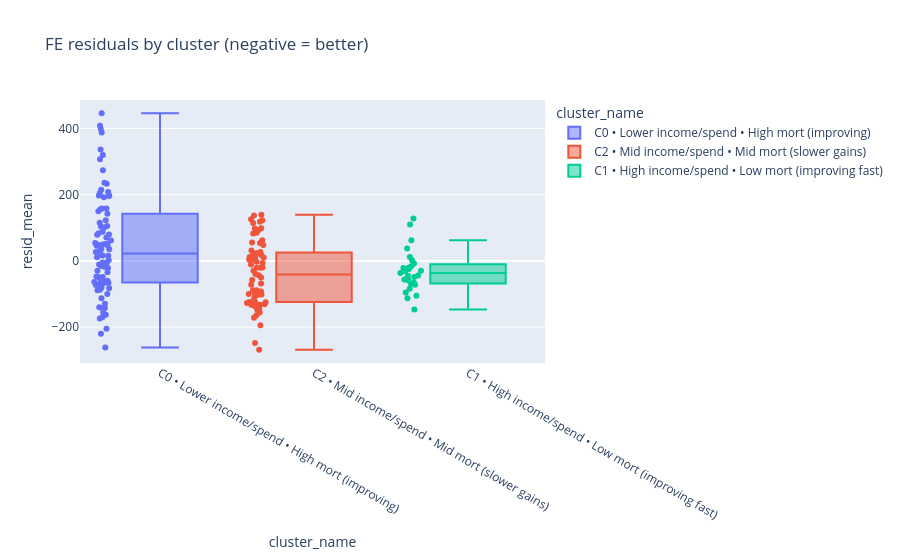
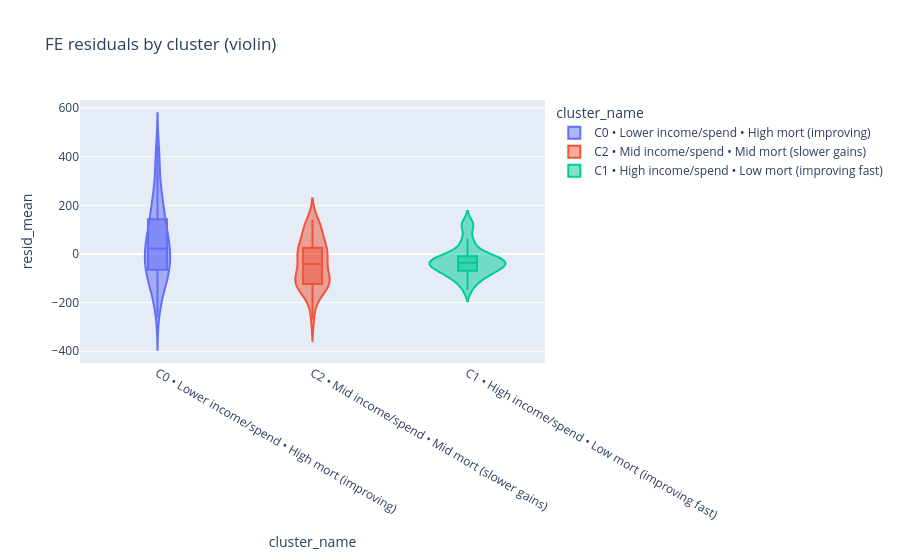

Notebook code cell kept with these figures, in order:
### Markdown cell above
### 2) Residuals (FE) by cluster — box & violin + top/bottom labels

### Code cell
# Tiny-island flag (for sensitivity notes)
TINY = {"WSM","FSM","KIR","FJI","VUT","SLB","NRU","TON","ATG","GRD","DMA","BRB","STP","MDV","MHL","PLW"}

# Mean residual per country + cluster join
country_resid = (modelA.groupby("Country")[resid_col]
                 .mean()
                 .to_frame("resid_mean")
                 .join(feats[["cluster","cluster_name"]], how="left")
                 .dropna())
country_resid["tiny_island"] = country_resid.index.isin(TINY)

# Box + violin
fig_box = px.box(country_resid, x="cluster_name", y="resid_mean", points="all",
                 color="cluster_name", title="FE residuals by cluster (negative = better)")
fig_violin = px.violin(country_resid, x="cluster_name", y="resid_mean", box=True, points=False,
                       color="cluster_name", title="FE residuals by cluster (violin)")
fig_box.write_html("artifacts/residuals_box_by_cluster.html")
fig_violin.write_html("artifacts/residuals_violin_by_cluster.html")
display(fig_box), display(fig_violin)

# Top/bottom 3 per cluster (CSV)
topbot = (country_resid.sort_values(["cluster","resid_mean"])
          .groupby("cluster", group_keys=False)
          .apply(lambda g: pd.concat([g.head(3), g.tail(3)])))
topbot.to_csv("artifacts/cluster_residual_topbottom3.csv")
topbot.head(12)

### Figure 1 — Plotly figure (JSON) as saved in the notebook; plotly's stock layout.template omitted (floating-point values rounded to 4 significant figures)
{"data": [{"alignmentgroup": "True", "boxpoints": "all", "hovertemplate": "cluster_name=%{x}<br>resid_mean=%{y}<extra></extra>", "legendgroup": "C0 • Lower income/spend • High mort (improving)", "marker": {"color": "#636efa"}, "name": "C0 • Lower income/spend • High mort (improving)", "notched": false, "offsetgroup": "C0 • Lower income/spend • High mort (improving)", "orientation": "v", "showlegend": true, "type": "box", "x": ["C0 • Lower income/spend • High mort (improving)", "C0 • Lower income/spend • High mort (improving)", "C0 • Lower income/spend • High mort (improving)", "C0 • Lower income/spend • High mort (improving)", "C0 • Lower income/spend • High mort (improving)", "C0 • Lower income/spend • High mort (improving)", "C0 • Lower income/spend • High mort (improving)", "C0 • Lower income/spend • High mort (improving)", "C0 • Lower income/spend • High mort (improving)", "C0 • Lower income/spend • High mort (improving)", "C0 • Lower income/spend • High mort (improving)", "C0 • Lower income/spend • High mort (improving)", "C0 • Lower income/spend • High mort (improving)", "C0 • Lower income/spend • High mort (improving)", "C0 • Lower income/spend • High mort (improving)", "C0 • Lower income/spend • High mort (improving)", "C0 • Lower income/spend • High mort (improving)", "C0 • Lower income/spend • High mort (improving)", "C0 • Lower income/spend • High mort (improving)", "C0 • Lower income/spend • High mort (improving)", "C0 • Lower income/spend • High mort (improving)", "C0 • Lower income/spend • High mort (improving)", "C0 • Lower income/spend • High mort (improving)", "C0 • Lower income/spend • High mort (improving)", "C0 • Lower income/spend • High mort (improving)", "C0 • Lower income/spend • High mort (improving)", "C0 • Lower income/spend • High mort (improving)", "C0 • Lower income/spend • High mort (improving)", "C0 • Lower income/spend • High mort (improving)", "C0 • Lower income/spend • High mort (improving)", "C0 • Lower income/spend • High mort (improving)", "C0 • Lower income/spend • High mort (improving)", "C0 • Lower income/spend • High mort (improving)", "C0 • Lower income/spend • High mort (improving)", "C0 • Lower income/spend • High mort (improving)", "C0 • Lower income/spend • High mort (improving)", "C0 • Lower income/spend • High mort (improving)", "C0 • Lower income/spend • High mort (improving)", "C0 • Lower income/spend • High mort (improving)", "C0 • Lower income/spend • High mort (improving)", "C0 • Lower income/spend • High mort (improving)", "C0 • Lower income/spend • High mort (improving)", "C0 • Lower income/spend • High mort (improving)", "C0 • Lower income/spend • High mort (improving)", "C0 • Lower income/spend • High mort (improving)", "C0 • Lower income/spend • High mort (improving)", "C0 • Lower income/spend • High mort (improving)", "C0 • Lower income/spend • High mort (improving)", "C0 • Lower income/spend • High mort (improving)", "C0 • Lower income/spend • High mort (improving)", "C0 • Lower income/spend • High mort (improving)", "C0 • Lower income/spend • High mort (improving)", "C0 • Lower income/spend • High mort (improving)", "C0 • Lower income/spend • High mort (improving)", "C0 • Lower income/spend • High mort (improving)", "C0 • Lower income/spend • High mort (improving)", "C0 • Lower income/spend • High mort (improving)", "C0 • Lower income/spend • High mort (improving)", "C0 • Lower income/spend • High mort (improving)", "C0 • Lower income/spend • High mort (improving)", "C0 • Lower income/spend • High mort (improving)", "C0 • Lower income/spend • High mort (improving)", "C0 • Lower income/spend • High mort (improving)", "C0 • Lower income/spend • High mort (improving)", "C0 • Lower income/spend • High mort (improving)", "C0 • Lower income/spend • High mort (improving)", "C0 • Lower income/spend • High mort (improving)", "C0 • Lower income/spend • High mort (improving)", "C0 • Lower income/spend • High mort (improving)", "C0 • Lower income/spend • High mort (improving)", "C0 • Lower income/spend • High mort (improving)", "C0 • Lower income/spend • High mort (improving)", "C0 • Lower income/spend • High mort (improving)", "C0 • Lower income/spend • High mort (improving)", "C0 • Lower income/spend • High mort (improving)", "C0 • Lower income/spend • High mort (improving)", "C0 • Lower income/spend • High mort (improving)", "C0 • Lower income/spend • High mort (improving)", "C0 • Lower income/spend • High mort (improving)", "C0 • Lower income/spend • High mort (improving)", "C0 • Lower income/spend • High mort (improving)", "C0 • Lower income/spend • High mort (improving)", "C0 • Lower income/spend • High mort (improving)", "C0 • Lower income/spend • High mort (improving)", "C0 • Lower income/spend • High mort (improving)", "C0 • Lower income/spend • High mort (improving)"], "x0": " ", "xaxis": "x", "y": [207.8, 30.59, 87.72, 61.75, -129.0, -82.37, -34.24, -205.0, 235.9, 155.6, -72.63, -142.0, 101.0, 122.5, -10.72, 17.79, -70.77, 35.23, -63.48, -48.71, 204.3, 105.4, -261.5, 398.2, 408.2, 83.64, 150.3, -15.02, -61.13, -99.73, -4.502, 10.84, 142.2, 192.3, 51.46, 196.0, -142.0, 26.59, 36.03, 446.2, 48.37, -112.7, 336.1, 15.47, 158.5, -59.8, -67.45, 1.834, 215.2, 50.43, -162.4, -66.34, -18.08, 79.17, -173.8, -155.8, -169.9, 53.8, 47.11, 197.7, -88.52, -87.24, -65.12, 307.1, -48.26, 45.8, -62.61, 387.6, 70.52, -64.91, 16.18, -80.77, 158.0, 79.96, -219.6, -140.3, 115.5, 274.0, -4.505, -30.03, 320.2, 197.6, -21.33, 103.8, -46.7, 233.3], "y0": " ", "yaxis": "y"}, {"alignmentgroup": "True", "boxpoints": "all", "hovertemplate": "cluster_name=%{x}<br>resid_mean=%{y}<extra></extra>", "legendgroup": "C2 • Mid income/spend • Mid mort (slower gains)", "marker": {"color": "#EF553B"}, "name": "C2 • Mid income/spend • Mid mort (slower gains)", "notched": false, "offsetgroup": "C2 • Mid income/spend • Mid mort (slower gains)", "orientation": "v", "showlegend": true, "type": "box", "x": ["C2 • Mid income/spend • Mid mort (slower gains)", "C2 • Mid income/spend • Mid mort (slower gains)", "C2 • Mid income/spend • Mid mort (slower gains)", "C2 • Mid income/spend • Mid mort (slower gains)", "C2 • Mid income/spend • Mid mort (slower gains)", "C2 • Mid income/spend • Mid mort (slower gains)", "C2 • Mid income/spend • Mid mort (slower gains)", "C2 • Mid income/spend • Mid mort (slower gains)", "C2 • Mid income/spend • Mid mort (slower gains)", "C2 • Mid income/spend • Mid mort (slower gains)", "C2 • Mid income/spend • Mid mort (slower gains)", "C2 • Mid income/spend • Mid mort (slower gains)", "C2 • Mid income/spend • Mid mort (slower gains)", "C2 • Mid income/spend • Mid mort (slower gains)", "C2 • Mid income/spend • Mid mort (slower gains)", "C2 • Mid income/spend • Mid mort (slower gains)", "C2 • Mid income/spend • Mid mort (slower gains)", "C2 • Mid income/spend • Mid mort (slower gains)", "C2 • Mid income/spend • Mid mort (slower gains)", "C2 • Mid income/spend • Mid mort (slower gains)", "C2 • Mid income/spend • Mid mort (slower gains)", "C2 • Mid income/spend • Mid mort (slower gains)", "C2 • Mid income/spend • Mid mort (slower gains)", "C2 • Mid income/spend • Mid mort (slower gains)", "C2 • Mid income/spend • Mid mort (slower gains)", "C2 • Mid income/spend • Mid mort (slower gains)", "C2 • Mid income/spend • Mid mort (slower gains)", "C2 • Mid income/spend • Mid mort (slower gains)", "C2 • Mid income/spend • Mid mort (slower gains)", "C2 • Mid income/spend • Mid mort (slower gains)", "C2 • Mid income/spend • Mid mort (slower gains)", "C2 • Mid income/spend • Mid mort (slower gains)", "C2 • Mid income/spend • Mid mort (slower gains)", "C2 • Mid income/spend • Mid mort (slower gains)", "C2 • Mid income/spend • Mid mort (slower gains)", "C2 • Mid income/spend • Mid mort (slower gains)", "C2 • Mid income/spend • Mid mort (slower gains)", "C2 • Mid income/spend • Mid mort (slower gains)", "C2 • Mid income/spend • Mid mort (slower gains)", "C2 • Mid income/spend • Mid mort (slower gains)", "C2 • Mid income/spend • Mid mort (slower gains)", "C2 • Mid income/spend • Mid mort (slower gains)", "C2 • Mid income/spend • Mid mort (slower gains)", "C2 • Mid income/spend • Mid mort (slower gains)", "C2 • Mid income/spend • Mid mort (slower gains)", "C2 • Mid income/spend • Mid mort (slower gains)", "C2 • Mid income/spend • Mid mort (slower gains)", "C2 • Mid income/spend • Mid mort (slower gains)", "C2 • Mid income/spend • Mid mort (slower gains)", "C2 • Mid income/spend • Mid mort (slower gains)", "C2 • Mid income/spend • Mid mort (slower gains)", "C2 • Mid income/spend • Mid mort (slower gains)", "C2 • Mid income/spend • Mid mort (slower gains)", "C2 • Mid income/spend • Mid mort (slower gains)", "C2 • Mid income/spend • Mid mort (slower gains)", "C2 • Mid income/spend • Mid mort (slower gains)", "C2 • Mid income/spend • Mid mort (slower gains)", "C2 • Mid income/spend • Mid mort (slower gains)", "C2 • Mid income/spend • Mid mort (slower gains)", "C2 • Mid income/spend • Mid mort (slower gains)", "C2 • Mid income/spend • Mid mort (slower gains)", "C2 • Mid income/spend • Mid mort (slower gains)", "C2 • Mid income/spend • Mid mort (slower gains)", "C2 • Mid income/spend • Mid mort (slower gains)", "C2 • Mid income/spend • Mid mort (slower gains)", "C2 • Mid income/spend • Mid mort (slower gains)", "C2 • Mid income/spend • Mid mort (slower gains)", "C2 • Mid income/spend • Mid mort (slower gains)"], "x0": " ", "xaxis": "x", "y": [-50.02, -71.64, -43.08, 26.9, 139.3, 118.4, -29.76, -125.9, -20.26, 9.998, 24.18, -131.4, 6.374, -136.6, -132.1, -171.5, -88.31, -103.0, -100.1, -39.47, -130.7, -92.56, 137.4, -101.0, 10.31, 4.527, 114.6, -101.0, -127.0, 11.59, -99.62, 92.62, -164.0, -147.7, -155.6, -144.6, -132.4, 23.32, -68.2, -125.1, 98.17, -57.9, 84.81, 31.12, 62.74, -248.1, 126.2, -6.084, -123.9, -268.5, 55.95, 4.543, -91.97, -88.61, 123.2, 82.53, 17.81, -123.8, 98.84, -20.01, 54.45, -11.03, -194.4, -101.4, 47.75, -113.2, -20.48, -2.26], "y0": " ", "yaxis": "y"}, {"alignmentgroup": "True", "boxpoints": "all", "hovertemplate": "cluster_name=%{x}<br>resid_mean=%{y}<extra></extra>", "legendgroup": "C1 • High income/spend • Low mort (improving fast)", "marker": {"color": "#00cc96"}, "name": "C1 • High income/spend • Low mort (improving fast)", "notched": false, "offsetgroup": "C1 • High income/spend • Low mort (improving fast)", "orientation": "v", "showlegend": true, "type": "box", "x": ["C1 • High income/spend • Low mort (improving fast)", "C1 • High income/spend • Low mort (improving fast)", "C1 • High income/spend • Low mort (improving fast)", "C1 • High income/spend • Low mort (improving fast)", "C1 • High income/spend • Low mort (improving fast)", "C1 • High income/spend • Low mort (improving fast)", "C1 • High income/spend • Low mort (improving fast)", "C1 • High income/spend • Low mort (improving fast)", "C1 • High income/spend • Low mort (improving fast)", "C1 • High income/spend • Low mort (improving fast)", "C1 • High income/spend • Low mort (improving fast)", "C1 • High income/spend • Low mort (improving fast)", "C1 • High income/spend • Low mort (improving fast)", "C1 • High income/spend • Low mort (improving fast)", "C1 • High income/spend • Low mort (improving fast)", "C1 • High income/spend • Low mort (improving fast)", "C1 • High income/spend • Low mort (improving fast)", "C1 • High income/spend • Low mort (improving fast)", "C1 • High income/spend • Low mort (improving fast)", "C1 • High income/spend • Low mort (improving fast)", "C1 • High income/spend • Low mort (improving fast)", "C1 • High income/spend • Low mort (improving fast)", "C1 • High income/spend • Low mort (improving fast)", "C1 • High income/spend • Low mort (improving fast)", "C1 • High income/spend • Low mort (improving fast)", "C1 • High income/spend • Low mort (improving fast)", "C1 • High income/spend • Low mort (improving fast)"], "x0": " ", "xaxis": "x", "y": [-69.45, -24.47, -44.98, -56.28, -43.87, 1.949, -7.485, 11.81, -112.5, 37.41, -21.46, -84.42, -31.47, -16.38, -58.87, -105.1, 110.2, -29.42, 128.4, -95.65, -36.36, -20.93, -65.84, -146.9, -72.15, -48.92, 62.34], "y0": " ", "yaxis": "y"}], "layout": {"boxmode": "overlay", "legend": {"title": {"text": "cluster_name"}, "tracegroupgap": 0}, "title": {"text": "FE residuals by cluster (negative = better)"}, "xaxis": {"anchor": "y", "categoryarray": ["C0 • Lower income/spend • High mort (improving)", "C2 • Mid income/spend • Mid mort (slower gains)", "C1 • High income/spend • Low mort (improving fast)"], "categoryorder": "array", "domain": [0, 1], "title": {"text": "cluster_name"}}, "yaxis": {"anchor": "x", "domain": [0, 1], "title": {"text": "resid_mean"}}}}

### Figure 2 — Plotly figure (JSON) as saved in the notebook; plotly's stock layout.template omitted (floating-point values rounded to 4 significant figures)
{"data": [{"alignmentgroup": "True", "box": {"visible": true}, "hovertemplate": "cluster_name=%{x}<br>resid_mean=%{y}<extra></extra>", "legendgroup": "C0 • Lower income/spend • High mort (improving)", "marker": {"color": "#636efa"}, "name": "C0 • Lower income/spend • High mort (improving)", "offsetgroup": "C0 • Lower income/spend • High mort (improving)", "orientation": "v", "points": false, "scalegroup": "True", "showlegend": true, "type": "violin", "x": ["C0 • Lower income/spend • High mort (improving)", "C0 • Lower income/spend • High mort (improving)", "C0 • Lower income/spend • High mort (improving)", "C0 • Lower income/spend • High mort (improving)", "C0 • Lower income/spend • High mort (improving)", "C0 • Lower income/spend • High mort (improving)", "C0 • Lower income/spend • High mort (improving)", "C0 • Lower income/spend • High mort (improving)", "C0 • Lower income/spend • High mort (improving)", "C0 • Lower income/spend • High mort (improving)", "C0 • Lower income/spend • High mort (improving)", "C0 • Lower income/spend • High mort (improving)", "C0 • Lower income/spend • High mort (improving)", "C0 • Lower income/spend • High mort (improving)", "C0 • Lower income/spend • High mort (improving)", "C0 • Lower income/spend • High mort (improving)", "C0 • Lower income/spend • High mort (improving)", "C0 • Lower income/spend • High mort (improving)", "C0 • Lower income/spend • High mort (improving)", "C0 • Lower income/spend • High mort (improving)", "C0 • Lower income/spend • High mort (improving)", "C0 • Lower income/spend • High mort (improving)", "C0 • Lower income/spend • High mort (improving)", "C0 • Lower income/spend • High mort (improving)", "C0 • Lower income/spend • High mort (improving)", "C0 • Lower income/spend • High mort (improving)", "C0 • Lower income/spend • High mort (improving)", "C0 • Lower income/spend • High mort (improving)", "C0 • Lower income/spend • High mort (improving)", "C0 • Lower income/spend • High mort (improving)", "C0 • Lower income/spend • High mort (improving)", "C0 • Lower income/spend • High mort (improving)", "C0 • Lower income/spend • High mort (improving)", "C0 • Lower income/spend • High mort (improving)", "C0 • Lower income/spend • High mort (improving)", "C0 • Lower income/spend • High mort (improving)", "C0 • Lower income/spend • High mort (improving)", "C0 • Lower income/spend • High mort (improving)", "C0 • Lower income/spend • High mort (improving)", "C0 • Lower income/spend • High mort (improving)", "C0 • Lower income/spend • High mort (improving)", "C0 • Lower income/spend • High mort (improving)", "C0 • Lower income/spend • High mort (improving)", "C0 • Lower income/spend • High mort (improving)", "C0 • Lower income/spend • High mort (improving)", "C0 • Lower income/spend • High mort (improving)", "C0 • Lower income/spend • High mort (improving)", "C0 • Lower income/spend • High mort (improving)", "C0 • Lower income/spend • High mort (improving)", "C0 • Lower income/spend • High mort (improving)", "C0 • Lower income/spend • High mort (improving)", "C0 • Lower income/spend • High mort (improving)", "C0 • Lower income/spend • High mort (improving)", "C0 • Lower income/spend • High mort (improving)", "C0 • Lower income/spend • High mort (improving)", "C0 • Lower income/spend • High mort (improving)", "C0 • Lower income/spend • High mort (improving)", "C0 • Lower income/spend • High mort (improving)", "C0 • Lower income/spend • High mort (improving)", "C0 • Lower income/spend • High mort (improving)", "C0 • Lower income/spend • High mort (improving)", "C0 • Lower income/spend • High mort (improving)", "C0 • Lower income/spend • High mort (improving)", "C0 • Lower income/spend • High mort (improving)", "C0 • Lower income/spend • High mort (improving)", "C0 • Lower income/spend • High mort (improving)", "C0 • Lower income/spend • High mort (improving)", "C0 • Lower income/spend • High mort (improving)", "C0 • Lower income/spend • High mort (improving)", "C0 • Lower income/spend • High mort (improving)", "C0 • Lower income/spend • High mort (improving)", "C0 • Lower income/spend • High mort (improving)", "C0 • Lower income/spend • High mort (improving)", "C0 • Lower income/spend • High mort (improving)", "C0 • Lower income/spend • High mort (improving)", "C0 • Lower income/spend • High mort (improving)", "C0 • Lower income/spend • High mort (improving)", "C0 • Lower income/spend • High mort (improving)", "C0 • Lower income/spend • High mort (improving)", "C0 • Lower income/spend • High mort (improving)", "C0 • Lower income/spend • High mort (improving)", "C0 • Lower income/spend • High mort (improving)", "C0 • Lower income/spend • High mort (improving)", "C0 • Lower income/spend • High mort (improving)", "C0 • Lower income/spend • High mort (improving)", "C0 • Lower income/spend • High mort (improving)"], "x0": " ", "xaxis": "x", "y": [207.8, 30.59, 87.72, 61.75, -129.0, -82.37, -34.24, -205.0, 235.9, 155.6, -72.63, -142.0, 101.0, 122.5, -10.72, 17.79, -70.77, 35.23, -63.48, -48.71, 204.3, 105.4, -261.5, 398.2, 408.2, 83.64, 150.3, -15.02, -61.13, -99.73, -4.502, 10.84, 142.2, 192.3, 51.46, 196.0, -142.0, 26.59, 36.03, 446.2, 48.37, -112.7, 336.1, 15.47, 158.5, -59.8, -67.45, 1.834, 215.2, 50.43, -162.4, -66.34, -18.08, 79.17, -173.8, -155.8, -169.9, 53.8, 47.11, 197.7, -88.52, -87.24, -65.12, 307.1, -48.26, 45.8, -62.61, 387.6, 70.52, -64.91, 16.18, -80.77, 158.0, 79.96, -219.6, -140.3, 115.5, 274.0, -4.505, -30.03, 320.2, 197.6, -21.33, 103.8, -46.7, 233.3], "y0": " ", "yaxis": "y"}, {"alignmentgroup": "True", "box": {"visible": true}, "hovertemplate": "cluster_name=%{x}<br>resid_mean=%{y}<extra></extra>", "legendgroup": "C2 • Mid income/spend • Mid mort (slower gains)", "marker": {"color": "#EF553B"}, "name": "C2 • Mid income/spend • Mid mort (slower gains)", "offsetgroup": "C2 • Mid income/spend • Mid mort (slower gains)", "orientation": "v", "points": false, "scalegroup": "True", "showlegend": true, "type": "violin", "x": ["C2 • Mid income/spend • Mid mort (slower gains)", "C2 • Mid income/spend • Mid mort (slower gains)", "C2 • Mid income/spend • Mid mort (slower gains)", "C2 • Mid income/spend • Mid mort (slower gains)", "C2 • Mid income/spend • Mid mort (slower gains)", "C2 • Mid income/spend • Mid mort (slower gains)", "C2 • Mid income/spend • Mid mort (slower gains)", "C2 • Mid income/spend • Mid mort (slower gains)", "C2 • Mid income/spend • Mid mort (slower gains)", "C2 • Mid income/spend • Mid mort (slower gains)", "C2 • Mid income/spend • Mid mort (slower gains)", "C2 • Mid income/spend • Mid mort (slower gains)", "C2 • Mid income/spend • Mid mort (slower gains)", "C2 • Mid income/spend • Mid mort (slower gains)", "C2 • Mid income/spend • Mid mort (slower gains)", "C2 • Mid income/spend • Mid mort (slower gains)", "C2 • Mid income/spend • Mid mort (slower gains)", "C2 • Mid income/spend • Mid mort (slower gains)", "C2 • Mid income/spend • Mid mort (slower gains)", "C2 • Mid income/spend • Mid mort (slower gains)", "C2 • Mid income/spend • Mid mort (slower gains)", "C2 • Mid income/spend • Mid mort (slower gains)", "C2 • Mid income/spend • Mid mort (slower gains)", "C2 • Mid income/spend • Mid mort (slower gains)", "C2 • Mid income/spend • Mid mort (slower gains)", "C2 • Mid income/spend • Mid mort (slower gains)", "C2 • Mid income/spend • Mid mort (slower gains)", "C2 • Mid income/spend • Mid mort (slower gains)", "C2 • Mid income/spend • Mid mort (slower gains)", "C2 • Mid income/spend • Mid mort (slower gains)", "C2 • Mid income/spend • Mid mort (slower gains)", "C2 • Mid income/spend • Mid mort (slower gains)", "C2 • Mid income/spend • Mid mort (slower gains)", "C2 • Mid income/spend • Mid mort (slower gains)", "C2 • Mid income/spend • Mid mort (slower gains)", "C2 • Mid income/spend • Mid mort (slower gains)", "C2 • Mid income/spend • Mid mort (slower gains)", "C2 • Mid income/spend • Mid mort (slower gains)", "C2 • Mid income/spend • Mid mort (slower gains)", "C2 • Mid income/spend • Mid mort (slower gains)", "C2 • Mid income/spend • Mid mort (slower gains)", "C2 • Mid income/spend • Mid mort (slower gains)", "C2 • Mid income/spend • Mid mort (slower gains)", "C2 • Mid income/spend • Mid mort (slower gains)", "C2 • Mid income/spend • Mid mort (slower gains)", "C2 • Mid income/spend • Mid mort (slower gains)", "C2 • Mid income/spend • Mid mort (slower gains)", "C2 • Mid income/spend • Mid mort (slower gains)", "C2 • Mid income/spend • Mid mort (slower gains)", "C2 • Mid income/spend • Mid mort (slower gains)", "C2 • Mid income/spend • Mid mort (slower gains)", "C2 • Mid income/spend • Mid mort (slower gains)", "C2 • Mid income/spend • Mid mort (slower gains)", "C2 • Mid income/spend • Mid mort (slower gains)", "C2 • Mid income/spend • Mid mort (slower gains)", "C2 • Mid income/spend • Mid mort (slower gains)", "C2 • Mid income/spend • Mid mort (slower gains)", "C2 • Mid income/spend • Mid mort (slower gains)", "C2 • Mid income/spend • Mid mort (slower gains)", "C2 • Mid income/spend • Mid mort (slower gains)", "C2 • Mid income/spend • Mid mort (slower gains)", "C2 • Mid income/spend • Mid mort (slower gains)", "C2 • Mid income/spend • Mid mort (slower gains)", "C2 • Mid income/spend • Mid mort (slower gains)", "C2 • Mid income/spend • Mid mort (slower gains)", "C2 • Mid income/spend • Mid mort (slower gains)", "C2 • Mid income/spend • Mid mort (slower gains)", "C2 • Mid income/spend • Mid mort (slower gains)"], "x0": " ", "xaxis": "x", "y": [-50.02, -71.64, -43.08, 26.9, 139.3, 118.4, -29.76, -125.9, -20.26, 9.998, 24.18, -131.4, 6.374, -136.6, -132.1, -171.5, -88.31, -103.0, -100.1, -39.47, -130.7, -92.56, 137.4, -101.0, 10.31, 4.527, 114.6, -101.0, -127.0, 11.59, -99.62, 92.62, -164.0, -147.7, -155.6, -144.6, -132.4, 23.32, -68.2, -125.1, 98.17, -57.9, 84.81, 31.12, 62.74, -248.1, 126.2, -6.084, -123.9, -268.5, 55.95, 4.543, -91.97, -88.61, 123.2, 82.53, 17.81, -123.8, 98.84, -20.01, 54.45, -11.03, -194.4, -101.4, 47.75, -113.2, -20.48, -2.26], "y0": " ", "yaxis": "y"}, {"alignmentgroup": "True", "box": {"visible": true}, "hovertemplate": "cluster_name=%{x}<br>resid_mean=%{y}<extra></extra>", "legendgroup": "C1 • High income/spend • Low mort (improving fast)", "marker": {"color": "#00cc96"}, "name": "C1 • High income/spend • Low mort (improving fast)", "offsetgroup": "C1 • High income/spend • Low mort (improving fast)", "orientation": "v", "points": false, "scalegroup": "True", "showlegend": true, "type": "violin", "x": ["C1 • High income/spend • Low mort (improving fast)", "C1 • High income/spend • Low mort (improving fast)", "C1 • High income/spend • Low mort (improving fast)", "C1 • High income/spend • Low mort (improving fast)", "C1 • High income/spend • Low mort (improving fast)", "C1 • High income/spend • Low mort (improving fast)", "C1 • High income/spend • Low mort (improving fast)", "C1 • High income/spend • Low mort (improving fast)", "C1 • High income/spend • Low mort (improving fast)", "C1 • High income/spend • Low mort (improving fast)", "C1 • High income/spend • Low mort (improving fast)", "C1 • High income/spend • Low mort (improving fast)", "C1 • High income/spend • Low mort (improving fast)", "C1 • High income/spend • Low mort (improving fast)", "C1 • High income/spend • Low mort (improving fast)", "C1 • High income/spend • Low mort (improving fast)", "C1 • High income/spend • Low mort (improving fast)", "C1 • High income/spend • Low mort (improving fast)", "C1 • High income/spend • Low mort (improving fast)", "C1 • High income/spend • Low mort (improving fast)", "C1 • High income/spend • Low mort (improving fast)", "C1 • High income/spend • Low mort (improving fast)", "C1 • High income/spend • Low mort (improving fast)", "C1 • High income/spend • Low mort (improving fast)", "C1 • High income/spend • Low mort (improving fast)", "C1 • High income/spend • Low mort (improving fast)", "C1 • High income/spend • Low mort (improving fast)"], "x0": " ", "xaxis": "x", "y": [-69.45, -24.47, -44.98, -56.28, -43.87, 1.949, -7.485, 11.81, -112.5, 37.41, -21.46, -84.42, -31.47, -16.38, -58.87, -105.1, 110.2, -29.42, 128.4, -95.65, -36.36, -20.93, -65.84, -146.9, -72.15, -48.92, 62.34], "y0": " ", "yaxis": "y"}], "layout": {"legend": {"title": {"text": "cluster_name"}, "tracegroupgap": 0}, "title": {"text": "FE residuals by cluster (violin)"}, "violinmode": "overlay", "xaxis": {"anchor": "y", "categoryarray": ["C0 • Lower income/spend • High mort (improving)", "C2 • Mid income/spend • Mid mort (slower gains)", "C1 • High income/spend • Low mort (improving fast)"], "categoryorder": "array", "domain": [0, 1], "title": {"text": "cluster_name"}}, "yaxis": {"anchor": "x", "domain": [0, 1], "title": {"text": "resid_mean"}}}}
